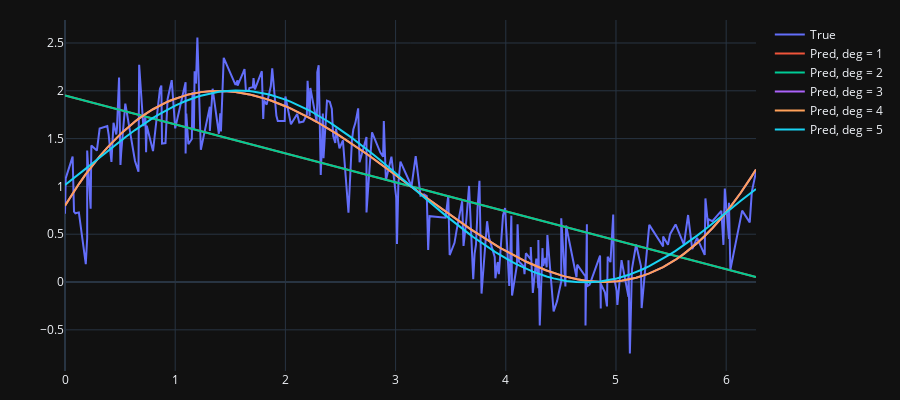

The notebook cell saved with this chart:
### Markdown cell above
## Задание 3.3

### Code cell
from sklearn.preprocessing import PolynomialFeatures

### Реализуйте полиномиальную регрессию. Сделайте визуализацию для полиномов разных степеней.
### Полином какой степени подходит больше других? Почему?

fig = go.Figure()
fig.add_scatter(x=x_test.ravel(), y=y_test1, name='True')
for n in range(1, 6):
    print(f'deg = {n}')
    poly = PolynomialFeatures(degree=n, include_bias=False)
    poly_x_train = poly.fit_transform(x_train.reshape(-1, 1))
    poly_x_test = poly.fit_transform(x_test.reshape(-1, 1))

    poly_reg_model = linear_model.LinearRegression()
    poly_reg_model.fit(poly_x_train, y_train1)
    y2_predicted_sl_poly = poly_reg_model.predict(poly_x_test)
    print(f'MAE: {mean_absolute_error(y_test1, y2_predicted_sl_poly)}, MSE: {mean_squared_error(y_test1, y2_predicted_sl_poly)}\n')
    fig.add_scatter(x=x_test.ravel(), y=y2_predicted_sl_poly, name=f'Pred, deg = {n}')
fig.update_layout(hovermode='x', height=400, width=900, margin=dict(l=65, r=40, t=20, b=15), template=theme)
fig.show()

### Figure 1 — Plotly figure (JSON) as saved in the notebook; plotly's stock layout.template omitted (floating-point values rounded to 4 significant figures; data arrays with more than 128 entries replaced by an {"elided": "..."} marker saying what was removed)
{"data": [{"name": "True", "type": "scatter", "x": {"elided": "250 float values"}, "y": {"elided": "250 float values"}}, {"name": "Pred, deg = 1", "type": "scatter", "x": {"elided": "250 float values"}, "y": {"elided": "250 float values"}}, {"name": "Pred, deg = 2", "type": "scatter", "x": {"elided": "250 float values"}, "y": {"elided": "250 float values"}}, {"name": "Pred, deg = 3", "type": "scatter", "x": {"elided": "250 float values"}, "y": {"elided": "250 float values"}}, {"name": "Pred, deg = 4", "type": "scatter", "x": {"elided": "250 float values"}, "y": {"elided": "250 float values"}}, {"name": "Pred, deg = 5", "type": "scatter", "x": {"elided": "250 float values"}, "y": {"elided": "250 float values"}}], "layout": {"height": 400, "hovermode": "x", "margin": {"b": 15, "l": 65, "r": 40, "t": 20}, "width": 900}}
